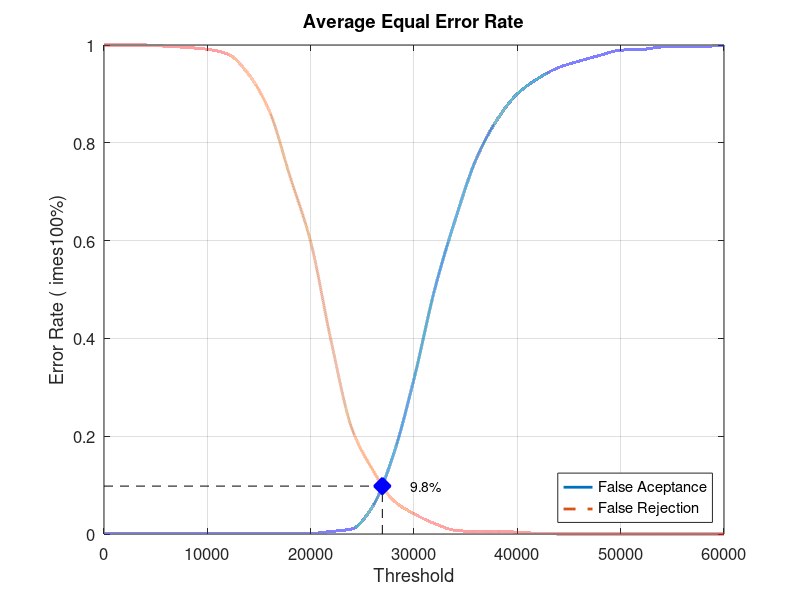
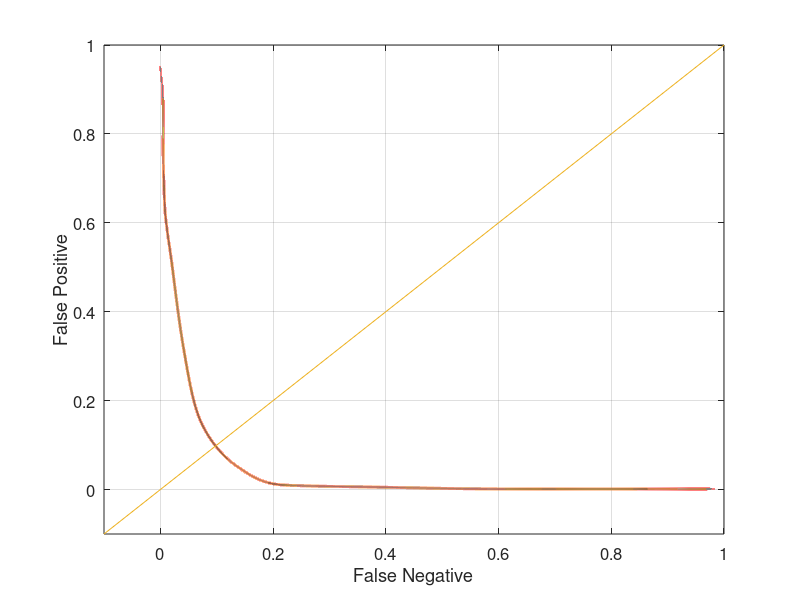

The MATLAB script that drew these images, in order:
close all;
clear;
clc;
x = 0:2000:60000;
xq = 0:0.5:60000;

y0 = [0 0.00131579 0.00131579 0.00131579 0.00131579 0.00131579 0.00131579 0.00131579 0.00131579 0.00131579 0.00131579 0.00526316 0.0105263 0.0565789 0.161842 0.317105 0.5 0.643421 0.76579 0.846053 0.9 0.931579 0.953947 0.967105 0.978947 0.989474 0.99079 0.996053 0.997368 0.997368 1]
yy0 = interp1(x, y0, xq, 'pchip');
y1 = [1 1 1 0.9975 0.995 0.99125 0.98125 0.94 0.865 0.73125 0.5975 0.3925 0.215 0.13125 0.06875 0.04125 0.02125 0.0075 0.005 0.005 0.00375 0.00125 0 0 0 0 0 0 0 0 0]
yy1 = interp1(x, y1, xq, 'pchip');

% Calculating EER: 
y2 = abs(y0 - y1);
find(y2 == min(y2))
yy2 = abs(yy0 - yy1);
xEER = find(yy2 == min(yy2));
xEERIndex = xq(xEER) % X-axis EER
yEER = yy0(xEER) % Y-axis EER

main = figure
plot(xq, yy0,'-','LineWidth', 2);	hold on
plot(xq, yy1,'--','LineWidth', 2);	hold on
plot([xEERIndex xEERIndex], [0 yEER], 'k--');	hold on
plot([0 xEERIndex], [yEER yEER], 'k--');	hold on
plot(xEERIndex, yEER, 'bx', 'LineWidth', 10);	hold on
text(xEERIndex + 10 * xEERIndex / 100, yEER, [num2str(round((10000 * yEER)) / 100) '%'])
legend('False Aceptance', 'False Rejection', 'Location', 'SouthEast')
xlabel('Threshold')
ylabel('Error Rate (	imes100%)')
title('Average Equal Error Rate')
set(gca, 'FontSize', 12)
axis([0 60000 0 1])
grid on

print(main, 'Experiment4AverageMain', '-dpng');
FNRxFPR = figure('Color', [1 1 1]);
plot(yy1, yy0, '-', yy1, yy0, 'LineWidth', 2);
hold on
y = -0.1:0.1:1
plot(y, y); 
set(gca, 'FontSize', 12)
xlabel('False Negative')
ylabel('False Positive')
axis([-0.1 1 -0.1 1])
set(gca, 'FontSize', 12)
grid on

print(FNRxFPR, 'Experiment4AverageFNRxFPR','-dpng');
